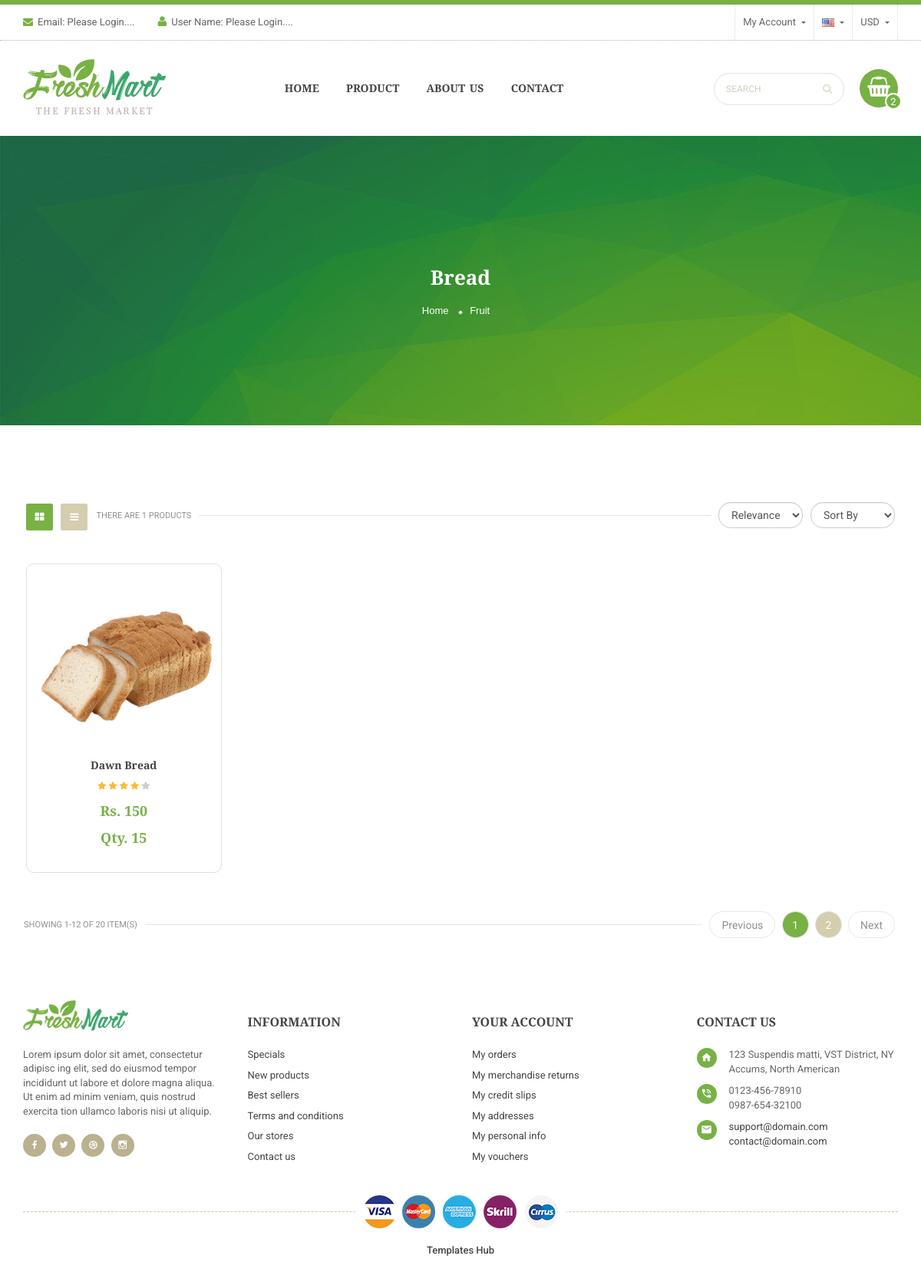
The page /products.php?Id=Bread on the database its author committed.
### tables this page shows
CREATE TABLE `catogery` (
  `Cat_Id` int(11) NOT NULL,
  `Cat_Name` varchar(50) NOT NULL,
  `CatImage` varchar(250) NOT NULL,
  `navimg` varchar(250) NOT NULL
);

CREATE TABLE `products` (
  `Pro_Id` int(11) NOT NULL,
  `Pro_Name` varchar(50) NOT NULL,
  `Pro_Price` int(11) NOT NULL,
  `Pro_qty` int(11) NOT NULL,
  `Pro_Image` varchar(250) NOT NULL,
  `Pro_Details` varchar(250) NOT NULL,
  `CategoryName` varchar(100) NOT NULL
);

### products.php (the view, shortened to what this page needs)
<?php
	include_once('database/connection.php');
	$id =  $_GET['Id'];
	$query = "SELECT * FROM `catogery` WHERE Cat_Name = '$id'";
	$res = mysqli_query($con, $query);
	$row1 = mysqli_fetch_assoc($res);
?>
<!DOCTYPE html>
<html lang="zxx">
<head>
		<link rel="stylesheet" href="libs/bootstrap/css/bootstrap.css">
		<link rel="stylesheet" href="libs/font-awesome/css/font-awesome.min.css">
		<link rel="stylesheet" href="libs/font-material/css/material-design-iconic-font.min.css">
		<link rel="stylesheet" href="libs/nivo-slider/css/nivo-slider.css">
		<link rel="stylesheet" href="libs/nivo-slider/css/animate.css">
		<link rel="stylesheet" href="libs/nivo-slider/css/style.css">
		<link rel="stylesheet" href="libs/owl.carousel/assets/owl.carousel.min.css">
		<link rel="stylesheet" href="libs/slider-range/css/jslider.css">
		<link rel="stylesheet" href="css/style.css">
		<link rel="stylesheet" href="css/reponsive.css">
	</head>
	<body class="home home-2">
		<div id="all">
		<?php include("header.php") ?>
			<div id="content" class="site-content">
				<div id="breadcrumb">
					<div class="container">
						<h2 class="title"><?php echo $row1['Cat_Name'] ?></h2>
						<ul class="breadcrumb">
							<li><a href="#" title="Home">Home</a></li>
							<li><a href="#" title="Fruit">Fruit</a></li>
						</ul>
					</div>
				</div>
				<div class="container">
					<div class="row">
						<div id="center-column" class="col-lg-12 col-md-12">
							<div class="product-category-page">
								<div class="products-bar">
									<div class="row">
										<div class="col-md-6 col-xs-6">
											<div class="gridlist-toggle" role="tablist">
												<ul class="nav nav-tabs">
													<li class="active"><a href="#products-grid" data-toggle="tab" aria-expanded="true"><i class="fa fa-th-large"></i></a></li>
													<li><a href="#products-list" data-toggle="tab" aria-expanded="false"><i class="fa fa-bars"></i></a></li>
												</ul>
											</div>
											<?php
											$query = "select * from products where CategoryName= '$id'";
											$res = mysqli_query($con, $query);
											?>
											<div class="total-products">There are <?php echo mysqli_num_rows($res) ?> products</div>
										</div>
										<div class="col-md-6 col-xs-6">
											<div class="filter-bar">
												<form action="#" class="pull-right">
													<div class="select">
														<select class="form-control">
															<option value="">Sort By</option>
														</select>
													</div>
												</form>
												<form action="#" class="pull-right">
													<div class="select">
														<select class="form-control">
															<option value="">Relevance</option>
														</select>
													</div>
												</form>
											</div>
										</div>
									</div>
								</div>
								<div class="tab-content">
									<div class="tab-pane active" id="products-grid">
										<div class="products-block">
											<div class="row">
												<?php
												$query = "SELECT * FROM `products` WHERE CategoryName = '$id'";
												$res = mysqli_query($con, $query);
												while($row = mysqli_fetch_assoc($res))
												{ ?>
												<div class="col-md-3 col-sm-4 col-xs-12">
													<div class="product-item">
														<div class="product-image">
															<a href="product-detail-left-sidebar.html">
																<img class="img-responsive" src="Images/Products/<?php echo $row['Pro_Image'] ?>" alt="Product Image">
															</a>
														</div>
														<div class="product-title">
															<a href="product-detail-left-sidebar.html">
															<?php echo $row['Pro_Name'] ?>
															</a>
														</div>
														<div class="product-rating">
															<div class="star on"></div>
															<div class="star on"></div>
															<div class="star on "></div>
															<div class="star on"></div>
															<div class="star"></div>
														</div>
														<div class="product-price">
															<span class="sale-price">Rs. <?php echo $row['Pro_Price'] ?></span>
														</div>
														<div class="product-price">
															<span class="sale-price">Qty. <?php echo $row['Pro_qty'] ?></span>
														</div>
													</div>
												</div>
											<?php	}
												?>
											</div>
										</div>
									</div>
								</div>
								<div class="pagination-bar">
									<div class="row">
										<div class="col-md-4 col-sm-4 col-xs-12">
											<div class="text">Showing 1-12 of 20 item(s)</div>
										</div>
										<div class="col-md-8 col-sm-8 col-xs-12">
											<div class="pagination">
												<ul class="page-list">
													<li><a href="#" class="prev">Previous</a></li>
													<li><a href="#" class="current">1</a></li>
													<li><a href="#">2</a></li>
													<li><a href="#" class="next">Next</a></li>
												</ul>
											</div>
										</div>
									</div>
								</div>
							</div>
						</div>
					</div>
				</div>
			</div>
			<?php include("footer.php") ?>
		</div>
	</body>
</html>

### rows shown on the page
catogery: Cat_Name "Bread"
products: Pro_Image (picture), Pro_Name "Dawn Bread", Pro_Price "150", Pro_qty "15"

### other values the page prints
mysqli_num_rows($res) "1"
